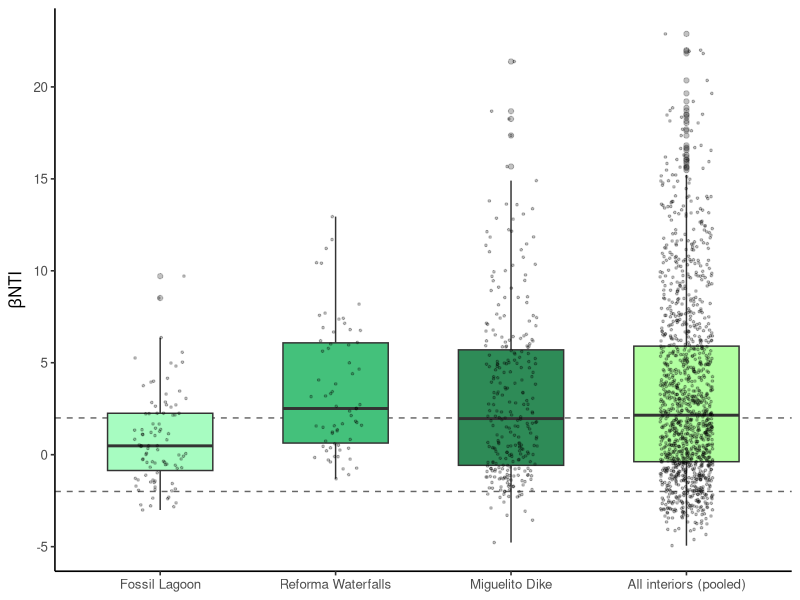

The R source for this figure: (Note: this script raises an error after producing the figure.)
## ---- chunk 1
#| label: libs
#| message: false
#| warning: false
library(tidyverse)
## ---- chunk 2
#| label: palette
# Localities — consistent with the rest of the site (loc_colors)
loc_colors <- c("Fossil Lagoon"          = "#A7fcc1",
                "Reforma Waterfalls"     = "#44C17B",
                "Miguelito Dike"         = "#2E8B57",
                "All interiors (pooled)" = "#b2ffa1")

# Assembly processes — greens/teals coherent with the site
process_colors <- c("Heterogeneous.Selection" = "#EFC7E6FF",#ffeeff
                    "Homogeneous.Selection"   = "#A790DBFF",#dcd3ff
                    "Dispersal.Limitation"    = "#D8D643FF",#FFFFDD
                    "Homogenizing.Dispersal"  = "#1BB6AFFF",#c4faf8
                    "Undominated"             = "gray80") #gray70

process_order <- c("Heterogeneous.Selection","Homogeneous.Selection",
                   "Dispersal.Limitation","Homogenizing.Dispersal","Undominated")
group_order   <- c("Fossil Lagoon","Reforma Waterfalls",
                   "Miguelito Dike","All interiors (pooled)")
## ---- chunk 3
#| label: load-results
#| message: false
todos   <- read_csv("06.null-models-results/qpen_pairwise_all.csv",
                    show_col_types = FALSE)
resumen <- read_csv("06.null-models-results/qpen_process_summary.csv",
                    show_col_types = FALSE)

todos$grupo     <- factor(todos$grupo, levels = group_order)
resumen$grupo   <- factor(resumen$grupo, levels = group_order)
resumen$process <- factor(resumen$process, levels = process_order)
## ---- chunk 4
#| label: fig-bnti
#| fig-width: 7.5
#| fig-height: 5
#| warning: false
bnti_plot <- ggplot(todos, aes(grupo, bNTI, fill = grupo)) +
  geom_hline(yintercept = c(-2, 2), linetype = "dashed", colour = "grey40") +
  geom_boxplot(width = 0.6, outlier.alpha = 0.3) +
  geom_jitter(width = 0.15, alpha = 0.25, size = 0.6) +
  scale_fill_manual(values = loc_colors) +
  labs(x = NULL, y = expression(beta*"NTI")) +
  theme_classic(base_size = 12) +
  theme(legend.position = "none",
        axis.text.x = element_text(angle = 0, hjust = 0.5))

bnti_plot
## ---- chunk 5
saveRDS(bnti_plot, "rds/assembly_process/bntiplot.rds")
## ---- chunk 6
#| label: fig-stacked
#| fig-width: 8
#| fig-height: 5
raupplot <- ggplot(resumen, aes(grupo, porcentaje, fill = process)) +
  geom_col(width = 0.7) +
  scale_fill_manual(values = process_colors, name = "Assembly process") +
  labs(x = NULL, y = "% of pairwise comparisons") +
  theme_classic(base_size = 12) +
  theme(axis.text.x = element_text(angle = 0, hjust = 0.5)) +
  theme(legend.position = "bottom",
        legend.title = element_text(size = 9),
        legend.text = element_text(size = 8)) +
  guides(fill = guide_legend(nrow = 2)) 

raupplot
## ---- chunk 7
saveRDS(raupplot, "rds/assembly_process/rcplot.rds")
## ---- chunk 8
#| label: tables
#| message: false
posthoc <- read_csv("06.null-models-results/posthoc_process_differences.csv",
                    show_col_types = FALSE)
bnti_site <- read_csv("06.null-models-results/bNTI_summary_by_site.csv",
                      show_col_types = FALSE)

knitr::kable(bnti_site, caption = "Mean βNTI per inland site.")
